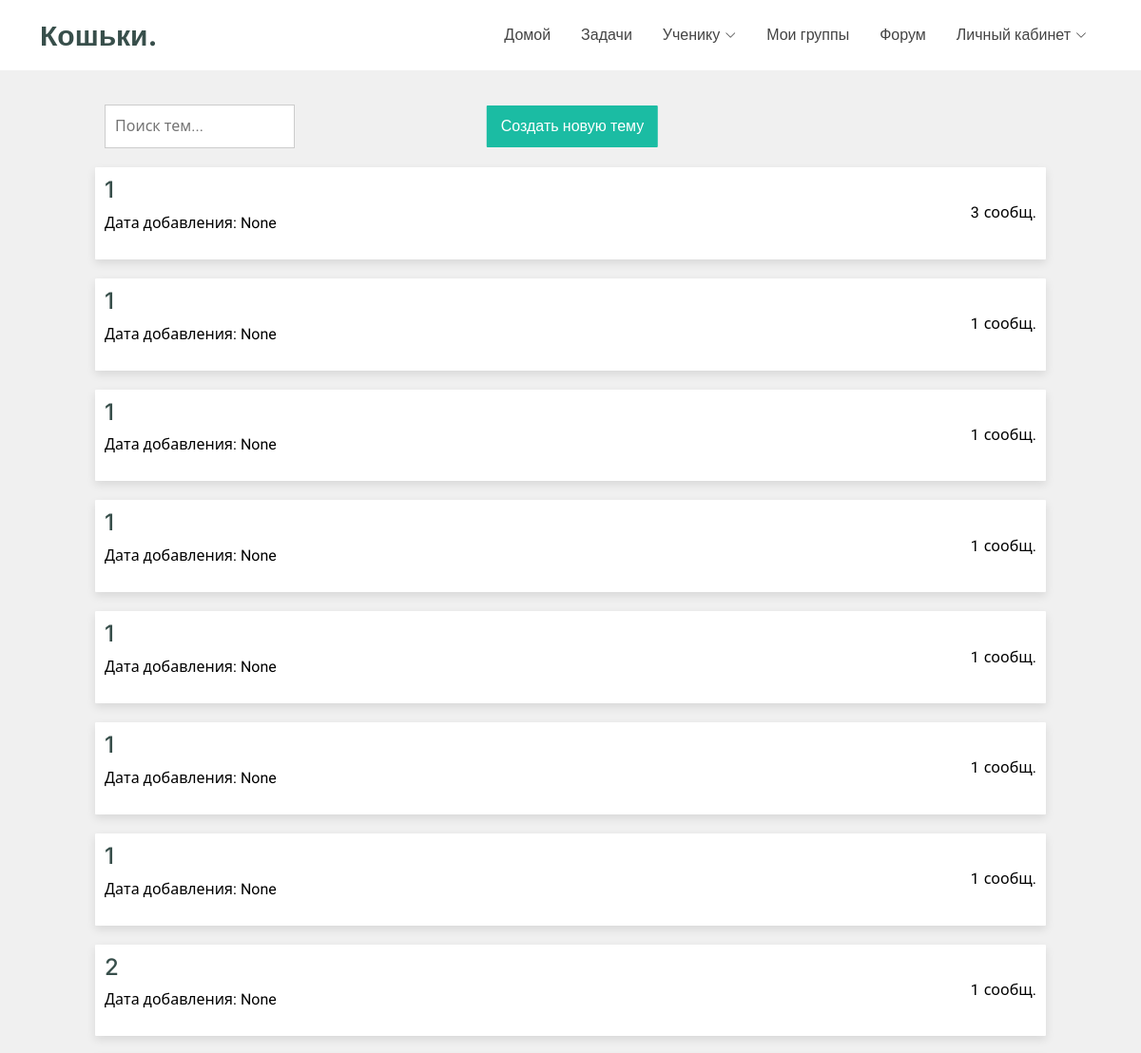
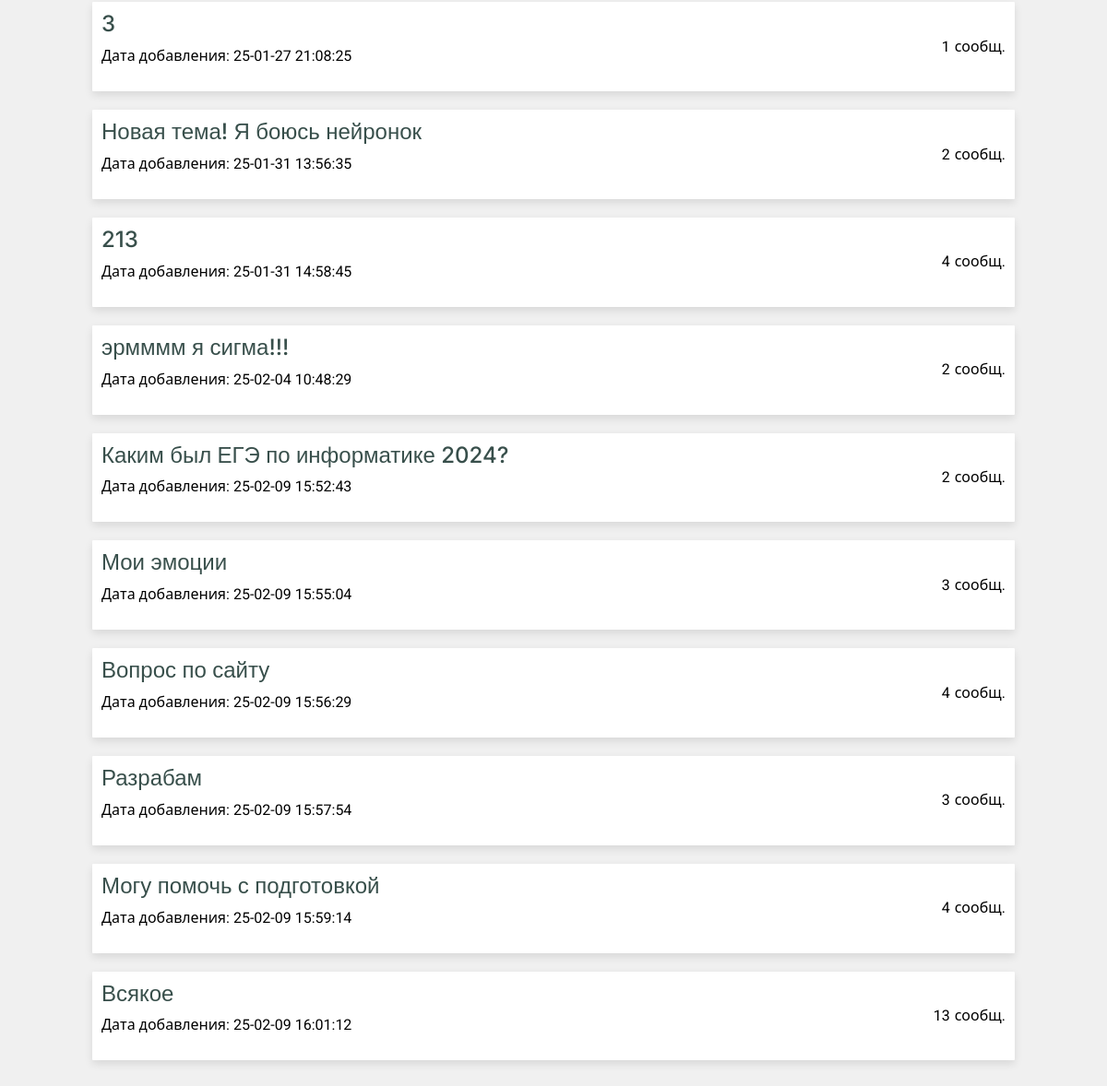
The app's page /forum/topics/all, older data (2 pictures, top to bottom).
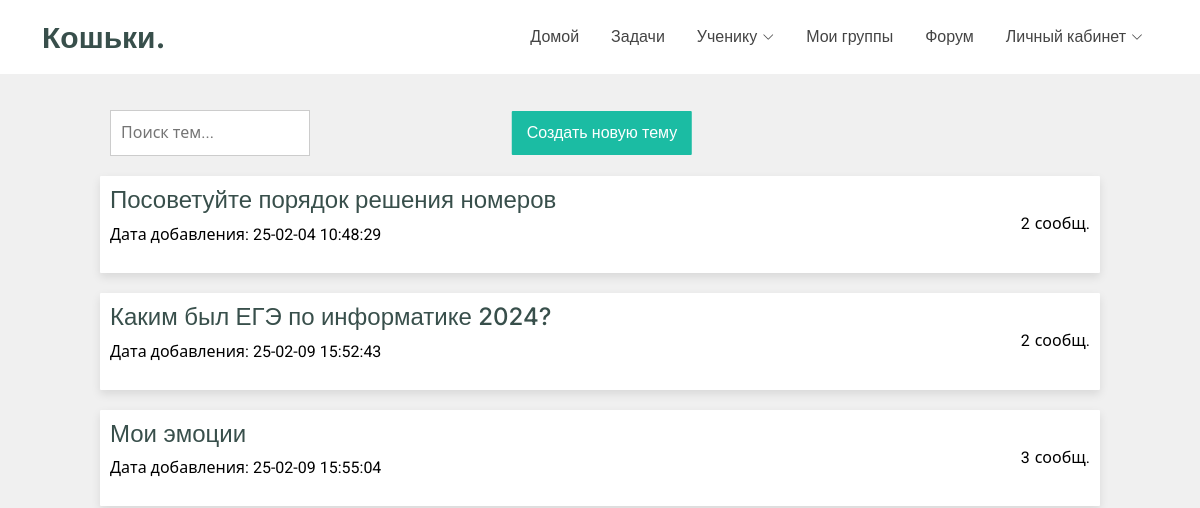
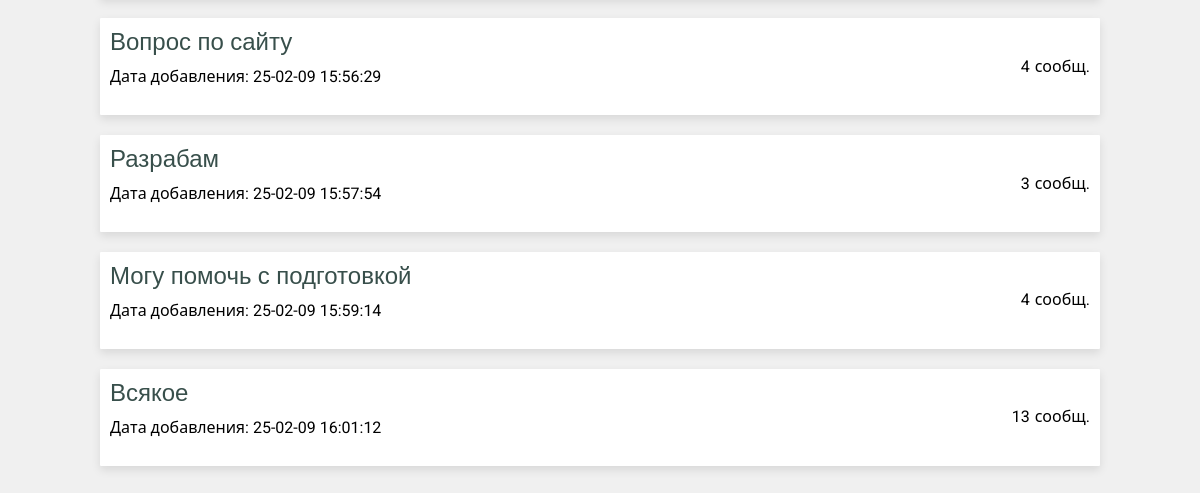
The same page, newer data (2 pictures, top to bottom).
### tables this page shows
CREATE TABLE forum_discussions (discussion_id INT PRIMARY KEY, discussion_name VARCHAR (255), author_id INT REFERENCES users (user_id), messages_count INT, discussion_creation_time DATETIME);

### main.py (the view)
@app.route('/forum/topics/all', methods=['POST', 'GET'])
def forum_main_page():
    if request.method == 'GET':
        discussions = dr.get_discussions()
        print(discussions)
        return render_template("forum_main_page.html", discussions=discussions)
    if request.method == 'POST':
        info = request.form.to_dict()
        topic_id = dr.insert_new_topic(info)
        return redirect(url_for('forum_topic_page', topic_id=topic_id))

### database_requests.py (called while the page is built)
def sql_execute(sql_request):
    ret = cursor.execute(sql_request)
    return ret

def get_discussions():
    sql_req = f"""
        SELECT * FROM forum_discussions
    """
    return sql_execute(sql_req).fetchall()

### templates/forum_main_page.html (shortened to what this page needs)
<!DOCTYPE html>
<html lang="en" xmlns="http://www.w3.org/1999/html">
<head>
  <link href="{{ url_for('static', filename='vendor/bootstrap/css/bootstrap.min.css') }}" rel="stylesheet">
  <link href="{{ url_for('static', filename='vendor/bootstrap-icons/bootstrap-icons.css') }}" rel="stylesheet">
  <link href="{{ url_for('static', filename='vendor/aos/aos.css') }}" rel="stylesheet">
  <link href="{{ url_for('static', filename='vendor/glightbox/css/glightbox.min.css') }}" rel="stylesheet">
  <link href="{{ url_for('static', filename='vendor/swiper/swiper-bundle.min.css') }}" rel="stylesheet">
  <link href="{{ url_for('static', filename='/css/main.css') }}" rel="stylesheet">
</head>
<body class="forum-page">
  {% include 'header.html' %}
    <div class="btn-container">
      <button class="btn-primary" id="openModal">
          Создать новую тему
      </button>
      <input type="text" id="searchInput" class="search-input" placeholder="Поиск тем...">
    </div>
    <div class="discussion-container">
      {% for d in discussions %}
        <a href="/forum/topics/{{ d[0] }}" class="discussion-item" style="color: black">
          <div class="left-section">
              <h4>{{ d[1] }}</h4>
              <p>Дата добавления: {{ d[4] }}</p>
          </div>
          <div class="message-count">
              <span class="count">{{ d[3] }}</span> <span class="label">сообщ.</span>
          </div>
        </a>
      {% endfor %}
    </div>
</body>
</html>

### templates/header.html (shortened to what this page needs)
<header id="header" class="header d-flex align-items-center fixed-top">
    <div class="container-fluid container-xl position-relative d-flex align-items-center justify-content-between">
        <a href="/" class="logo d-flex align-items-center">
            <h1 class="sitename">Кошьки.</h1>
        </a>
        <nav id="navmenu" class="navmenu">
            <ul>
                <li><a href="/">Домой</a></li>
                <li><a href="/problems/all">Задачи</a></li>
                <li class="dropdown"><a href="#"><span>Ученику</span> <i class="bi bi-chevron-down toggle-dropdown"></i></a>
                </li>
                <li><a href="/groups/all">Мои группы</a></li>
                <li><a href="/forum/topics/all">Форум</a></li>
                {% if not user %}
                <li class="dropdown"><a href="#"><span>Личный кабинет</span> <i class="bi bi-chevron-down toggle-dropdown"></i></a>
                </li>
                {% endif %}
            </ul>
        </nav>
    </div>
</header>

### static/css/main.css (style rules this page uses)
:root { --default-font: "Roboto", system-ui, -apple-system, "Segoe UI", Roboto, "Helvetica Neue", Arial, "Noto Sans", "Liberation Sans", sans-serif, "Apple Color Emoji", "Segoe UI Emoji", "Segoe UI Symbol", "Noto Color Emoji"; --heading-font: "Inter", sans-serif; --nav-font: "Poppins", sans-serif; }
:root { --background-color: #ffffff; --default-color: #444444; --heading-color: #384f4b; --accent-color: #1bbca3; --surface-color: #ffffff; --contrast-color: #ffffff; --incorrect-answer-color: #ff4040; --correct-answer-color: #acf273; --empty-answer-color: #c9c9c9; }
:root { --nav-color: #444444; --nav-hover-color: #1bbca3; --nav-mobile-background-color: #ffffff; --nav-dropdown-background-color: #ffffff; --nav-dropdown-color: #444444; --nav-dropdown-hover-color: #1bbca3; }
:root { scroll-behavior: smooth; }
body { color: var(--default-color); background-color: var(--background-color); font-family: var(--default-font); overflow-y: scroll; }
a { color: var(--accent-color); text-decoration: none; transition: 0.3s; }
h1, h2, h3, h4, h5, h6 { color: var(--heading-color); font-family: var(--heading-font); }
.header { color: var(--default-color); background-color: var(--background-color); padding: 15px 0; transition: all 0.5s; z-index: 997; }
.header .logo { line-height: 1; }
.header .logo h1 { font-size: 30px; margin: 0; font-weight: 700; color: var(--heading-color); }
@media (min-width: 1200px) { .navmenu { padding: 0; } }
@media (min-width: 1200px) { .navmenu ul { margin: 0; padding: 0; display: flex; list-style: none; align-items: center; } }
@media (min-width: 1200px) { .navmenu li { position: relative; } }
@media (min-width: 1200px) { .navmenu a, .navmenu a:focus { color: var(--nav-color); padding: 10px 15px; margin-left: 2px; font-size: 16px; font-family: var(--nav-font); font-weight: 400; display: flex; align-items: center; justify-content: space-between; white-space: nowrap; transition: 0.3s; } }
@media (min-width: 1200px) { .navmenu a i, .navmenu a:focus i { font-size: 12px; line-height: 0; margin-left: 5px; transition: 0.3s; } }
.btn-primary { padding: 10px 15px; margin-left: 2px; font-size: 16px; font-family: var(--nav-font); font-weight: 400; display: flex; align-items: center; justify-content: space-between; white-space: nowrap; color: var(--contrast-color); background-color: var(--nav-hover-color); border: none transition: background-color 0.3s; }

### templates/forum_main_page.html (style rules this page uses)
body { background-color: #f0f0f0; overflow-y: scroll; padding-bottom: 40px; }
.discussion-item { display: flex; flex-direction: row; max-width: 1000px; margin: 20px auto 0; padding: 10px; background-color: white; border-radius: 1px; box-shadow: 0 4px 10px rgba(0, 0, 0, 0.1); }
.btn-container { display: flex; align-items: center; justify-content: space-between; max-width: 1000px; margin: 110px auto 0; position: relative }
.left-section { display: flex; flex-direction: column; }
.message-count { display: flex; margin-left: auto; align-items: center; }
.label { margin-left: 5px; }
.btn-primary { border: 0px; border-radius: 1px; position: absolute; left: 50%; transform: translateX(-50%); }
.search-input { margin-left: 10px; padding: 10px; border: 1px solid #ccc; width: 200px; }

Row changes from the older to the newer data that the page shows:
removed forum_discussions: discussion_name "1", d "None", messages_count "3"
removed forum_discussions: discussion_name "1", d "None", messages_count "1"
removed forum_discussions: discussion_name "1", d "None", messages_count "1"
removed forum_discussions: discussion_name "1", d "None", messages_count "1"
removed forum_discussions: discussion_name "1", d "None", messages_count "1"
removed forum_discussions: discussion_name "1", d "None", messages_count "1"
removed forum_discussions: discussion_name "1", d "None", messages_count "1"
removed forum_discussions: discussion_name "2", d "None", messages_count "1"
removed forum_discussions: discussion_name "3", discussion_creation_time "25-01-27 21:08:25", messages_count "1"
removed forum_discussions: discussion_name "Новая тема! Я боюсь нейронок", discussion_creation_time "25-01-31 13:56:35", messages_count "2"
removed forum_discussions: discussion_name "213", discussion_creation_time "25-01-31 14:58:45", messages_count "4"
changed forum_discussions: discussion_name "эрмммм я сигма!!!" → "Посоветуйте порядок решения номеров"
